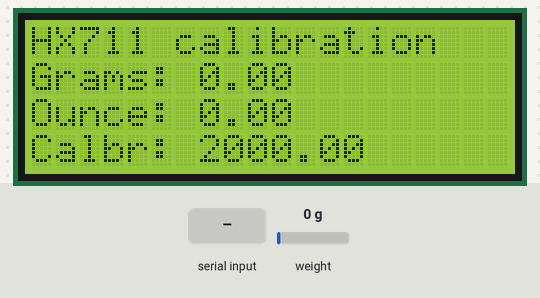
The sketch below on a simulated Arduino Mega 2560, built with avr-gcc and run on an emulated ATmega2560. Shown: 20×4 character LCD. Inputs (shaded band) come from the test bench; at power-on: weight on the scale 0 g. What the sketch prints to the serial monitor is not drawn.

Above: at 3.4 s.
3.5 s: weight on the scale set to 100 g
At 4.8 s:
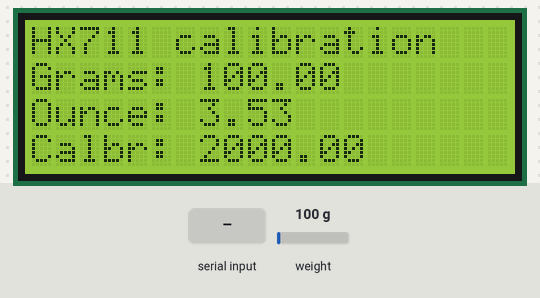
5.1 s: "+" received over Serial
At 5.5 s:
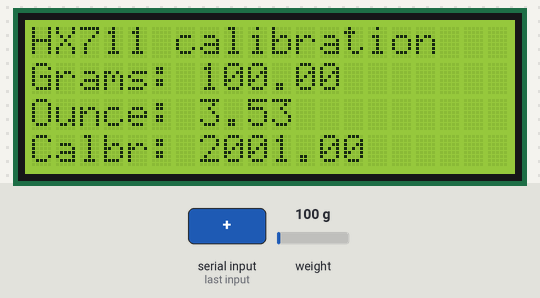
6.7 s: weight on the scale set to 1250 g
At 7.1 s:
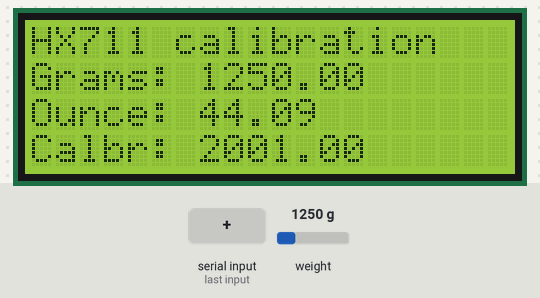
8.2 s: "a" received over Serial
9.8 s: weight on the scale set to 3750 g
At 11.0 s:
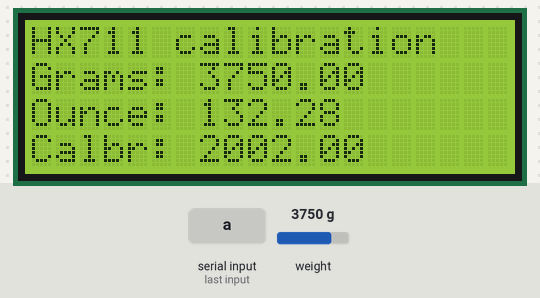
Timing chart, 0 to 12.3 s (numbered marks = the images above; inputs shaded):
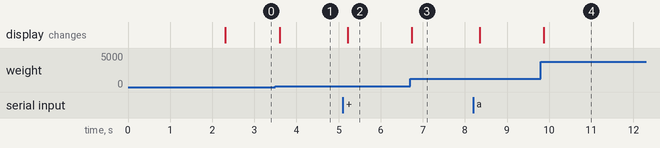

The sketch:

LoadCellCaliberatrion.ino
```cpp
/*
 Started with example code written by Nathan Seidle from SparkFun Electronics and added
 LCD output with gram and ounce values.

 Setup your scale and start the sketch WITHOUT a weight on the scale
 Once readings are displayed place the weight on the scale
 Press +/- or a/z to adjust the calibration_factor until the output readings match the known weight
 Arduino pin 6 -> HX711 CLK
 Arduino pin 5 -> HX711 DOUT
 Arduino pin 5V -> HX711 VCC
 Arduino pin GND -> HX711 GND

 The HX711 board can be powered from 2.7V to 5V so the Arduino 5V power should be fine.

 The HX711 library can be downloaded from here: https://github.com/bogde/HX711
*/

#include <LiquidCrystal.h>
LiquidCrystal lcd(51, 50, 49, 48, 47, 46);


#include "HX711.h"

#define DOUT 6
#define CLK  5

HX711 scale(DOUT, CLK);

float calibration_factor = 2000; //-7050 worked for my 440lb max scale setup
float units;
float ounces;

void setup() {
  Serial.begin(9600);
  // set up the LCD's number of columns and rows:
  lcd.begin(20, 4);
  lcd.setCursor(0, 0);
  lcd.print("HX711 calibration");
  Serial.println("HX711 calibration sketch");
  Serial.println("Remove all weight from scale");
  Serial.println("After readings begin, place known weight on scale");
  Serial.println("Press + or a to increase calibration factor");
  Serial.println("Press - or z to decrease calibration factor");

  scale.set_scale();
  scale.tare();  //Reset the scale to 0

  long zero_factor = scale.read_average(); //Get a baseline reading
  Serial.print("Zero factor: "); //This can be used to remove the need to tare the scale. Useful in permanent scale projects.
  Serial.println(zero_factor);
}

void loop() {

  scale.set_scale(calibration_factor); //Adjust to this calibration factor

  Serial.print("Reading: ");
  //delay(500);
  units = scale.get_units(), 10;
  if (units < 0) {
    units = 0.00;
  }
  ounces = units * 0.035274;
  Serial.print(units);
  Serial.print(" grams");
  Serial.print(" calibration_factor: ");
  Serial.print(calibration_factor);
  Serial.println();
  lcd.setCursor(0, 1);
  lcd.print("Grams: ");
  lcd.print(units);
  lcd.setCursor(0, 2);
  lcd.print("Ounce: ");
  lcd.print(ounces);
  lcd.setCursor(0, 3);
  lcd.print("Calbr: ");
  lcd.print(calibration_factor);

  if(Serial.available())
  {
    char temp = Serial.read();
    if(temp == '+' || temp == 'a')
      calibration_factor += 1;
    else if(temp == '-' || temp == 'z')
      calibration_factor -= 1;
  }
}
```

Measured:
- after the input at 3.5 s, the display: changes after 0.10 s (image 1)
- after the input at 5.1 s, the display: changes after 0.12 s (image 2)
- after the input at 6.7 s, the display: changes at once (image 3)
- after the input at 9.8 s, the display: changes after 0.07 s (image 4)
